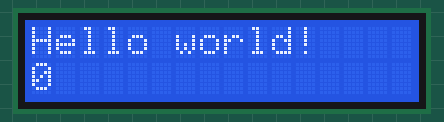
Simulated run of this sketch. Board: Arduino Uno, built with avr-gcc and run on an emulated ATmega328P. Shown: 16×2 character LCD.

Above: at 0.1 s.
At 4.1 s:
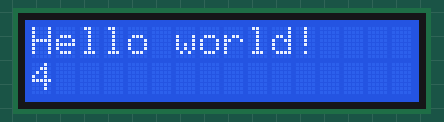
At 9.1 s:
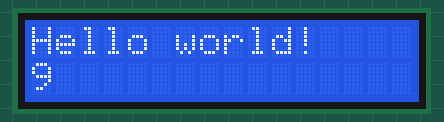
At 19.1 s:
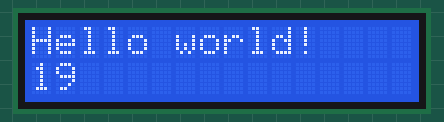
At 29.1 s:
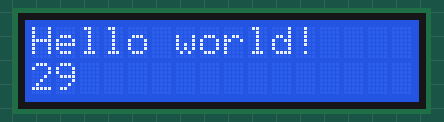
At 39.1 s:
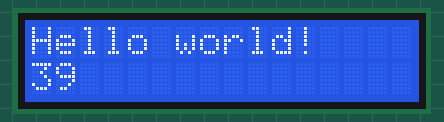

The sketch:

pricetag_display.ino.ino
```cpp
#include <LiquidCrystal.h>

LiquidCrystal lcd(12, 11, 5, 4, 3, 2);

// void setup() {
//   lcd.begin(8, 1);
//   lcd.print("hello");
// }

// void loop() {
//  if (Serial.available() > 0) {
//    String command = Serial.readString();
//    if (command == "clear") {
//      lcd.clear();
//    } else if (command.startsWith("cursor")) {
//      int spaceIndex = command.indexOf(' ');
//      int column = command.substring(spaceIndex + 1).toInt();
//      spaceIndex = command.indexOf(' ', spaceIndex + 1);
//      int row = command.substring(spaceIndex + 1).toInt();
//      lcd.setCursor(column, row);
//    } else if (command.startsWith("text")) {
//      int spaceIndex = command.indexOf(' ');
//      String text = command.substring(spaceIndex + 1);
//      lcd.print(text);
//    }
//  }
void setup() {
  lcd.begin(16,2);
  lcd.print("Hello world!");
}
void loop() {
  lcd.setCursor(0, 1);
  lcd.print(millis() /1000);
  // lcd.print("Discount");
  // delay(3000);

  // lcd.setCursor(2,1);
  // lcd.print("Normal");
  // delay(3000);

  // lcd.clear();
  // lcd.blink();

  // lcd.setCursor(2,1);
  // lcd.clear();

}
```

Measured:
- what the display in image 1 shows lasts 1.0 s, from 4.0 s to 5.0 s
